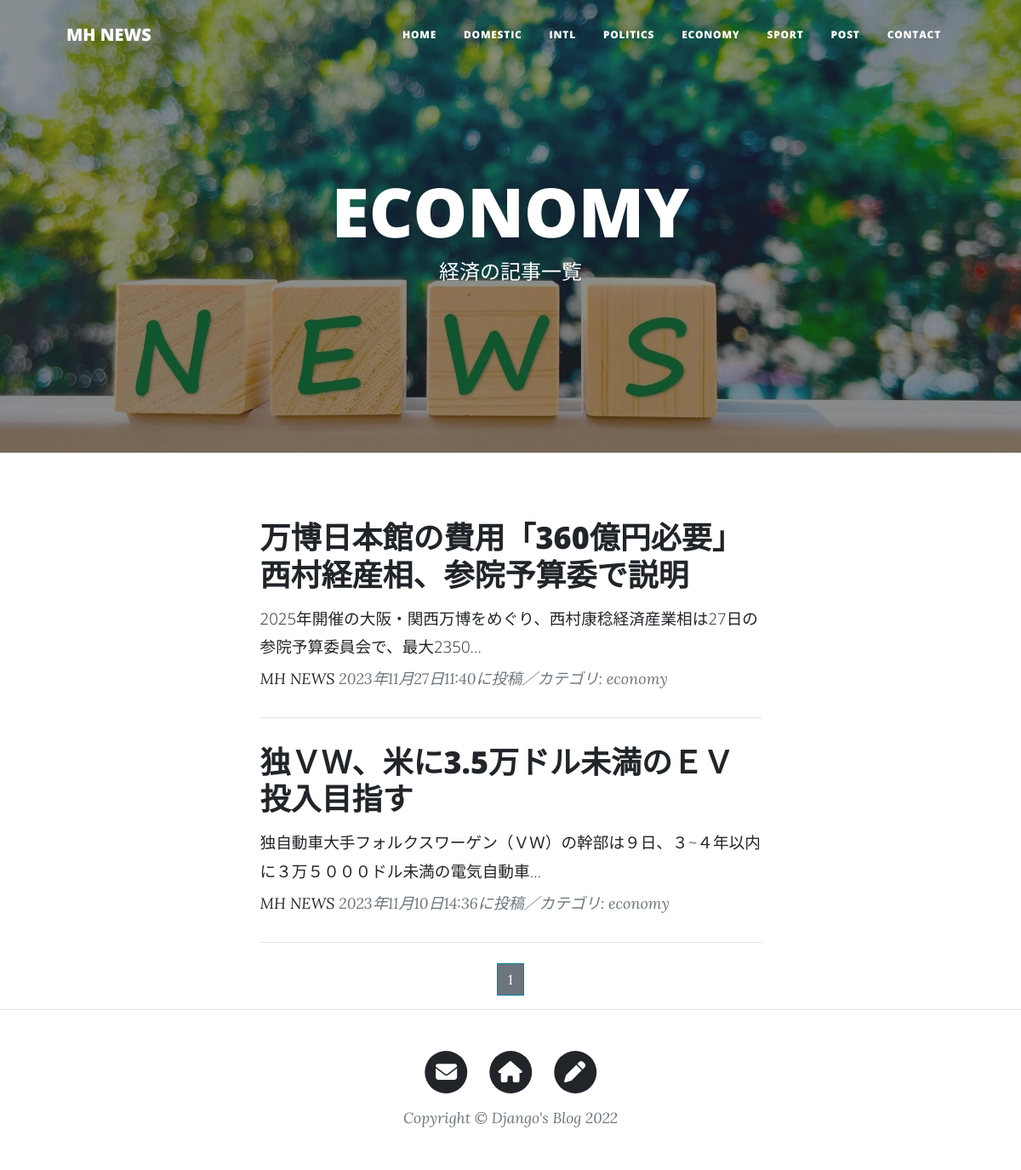
The app's page /economy-list/ with its own data.
### blogapp/models.py (models this page shows, shortened)
class NewsPost(models.Model):
    CATEGORY = (('domestic', '国内'),
                ('intl', '国際'),
                ('politics', '政治'),
                ('economy', '経済'),
                ('sport', 'スポーツ'),
                )
    title = models.CharField(
        verbose_name='タイトル',
        max_length=200
        )
    content = models.TextField(
        verbose_name = "本文"
        )
    posted_at = models.DateTimeField(
        verbose_name = "投稿日時",
        auto_now_add = True
        )
    category = models.CharField(
        verbose_name = "カテゴリ",
        max_length = 50,
        choices = CATEGORY
        )

### blogapp/views.py (the view)
class EconomyView(ListView):
    template_name = 'economy_list.html'
    model = NewsPost
    context_object_name = 'economy_records'
    queryset = NewsPost.objects.filter(
        category='economy').order_by('-posted_at')
    paginate_by = 5

### blogapp/templates/economy_list.html (shortened to what this page needs)
{% extends 'base.html' %}
{% load static %}
        {% block header %}
        <header class="masthead"
                style="background-image: url({% static 'assets/img/home-bg3.jpg' %})">
            <div class="container position-relative px-4 px-lg-5">
                <div class="row gx-4 gx-lg-5 justify-content-center">
                    <div class="col-md-10 col-lg-8 col-xl-7">
                        <div class="site-heading">
                            <h1>ECONOMY</h1>
                            <span class="subheading">経済の記事一覧</span>
                        </div>
                    </div>
                </div>
            </div>
        </header>
        {% endblock %}
        {% block contents %}
        <div class="container px-4 px-lg-5">
            <div class="row gx-4 gx-lg-5 justify-content-center">
                <div class="col-md-10 col-lg-8 col-xl-7">
                    {% for record in economy_records %}
                    <div class="post-preview">
                        <a href="{% url 'blogapp:news_detail' record.pk %}">
                            <h2 class="post-title">
                                {{record.title}}</h2>
                            <h3 class="post-subtitle">
                                <span style = "font-size:14pt">
                                    {{record.content|truncatechars:50}}
                                </span>
                            </h3>
                        </a>
                        <p class="post-meta">
                            <a href = "#">MH NEWS</a>
                            {{record.posted_at}}に投稿／カテゴリ:
                            {{record.category}}</p>
                    </div>
                    <hr class="my-4" />
                    {% endfor %}
                    {% include 'pagination.html' %}
                </div>
            </div>
        </div>
        {% endblock %}

### records on screen
NewsPost: title "万博日本館の費用「360億円必要」 西村経産相、参院予算委で説明", content "2025年開催の大阪・関西万博をめぐり、西村康稔経済産業相は27日の参院予算委員会で、最大2350…", posted_at "2023年11月27日11:40", category "economy"
NewsPost: title "独ＶＷ、米に3.5万ドル未満のＥＶ投入目指す", content "独自動車大手フォルクスワーゲン（ＶＷ）の幹部は９日、３~４年以内に３万５０００ドル未満の電気自動車…", posted_at "2023年11月10日14:36", category "economy"

### other values on screen
{{ num }} "1"
